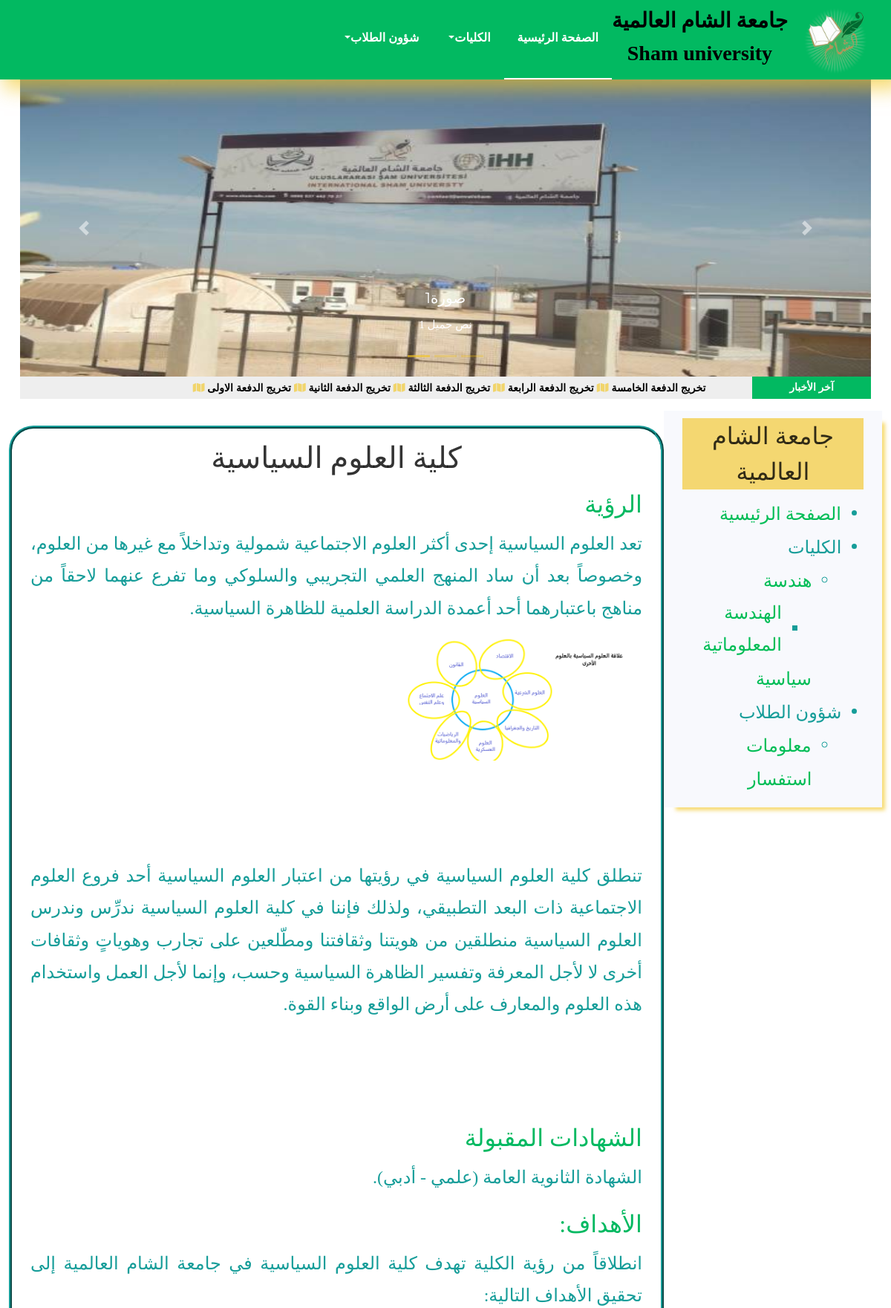
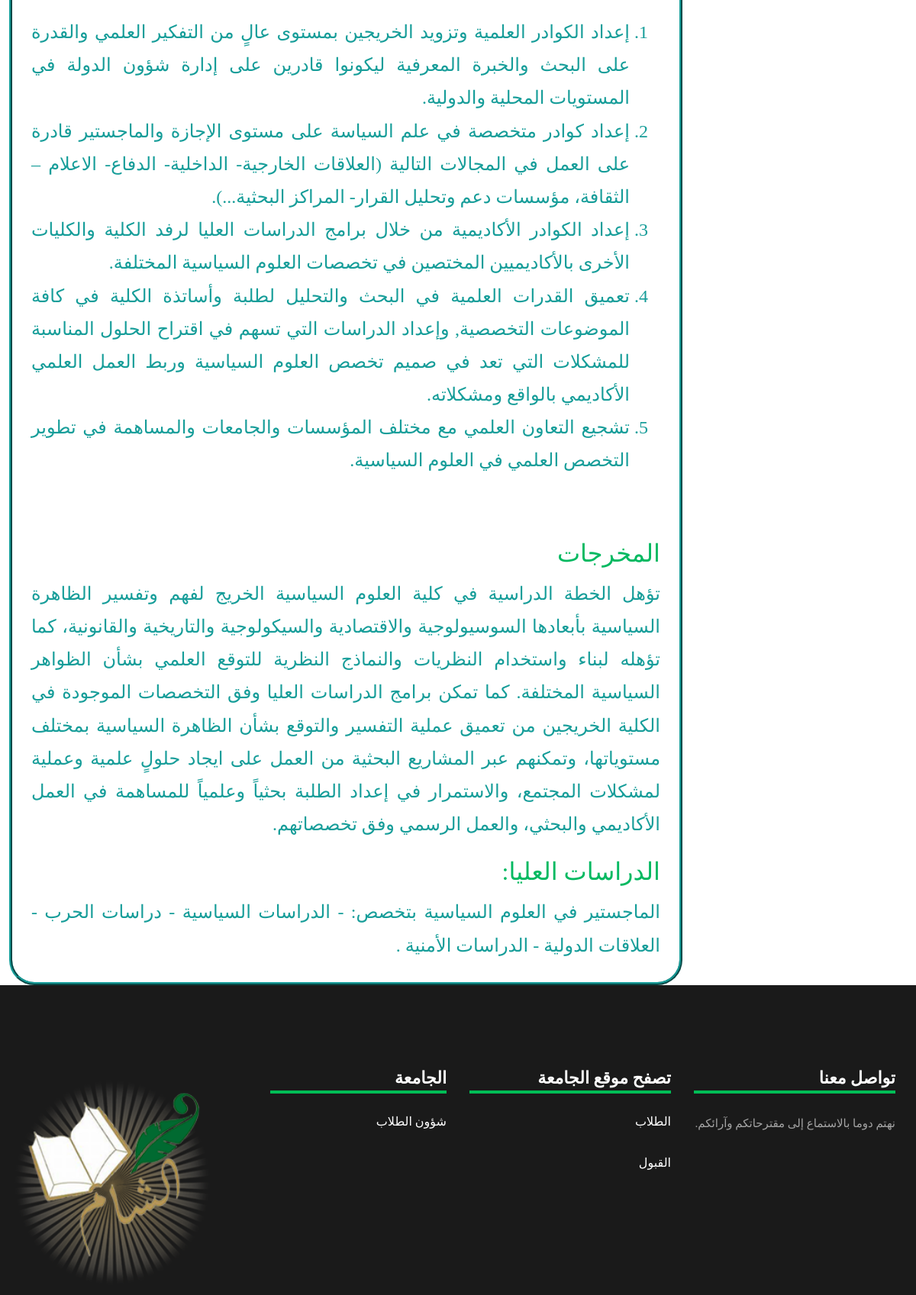
The page /nav15 (upper part) on the database its author committed (2 pictures, top to bottom).
### structure/models.py (models this page shows, shortened)
class NavBar(models.Model):
    NAVName = models.CharField(max_length=50)
    NAVHasFather = models.ForeignKey('self', on_delete=models.CASCADE, blank=True, null=True)
    NAVHtml = RichTextUploadingField( blank=True, null=True)
    NAVSlug = models.SlugField(blank=True, null=True)
    def __str__(self):
        return self.NAVName

class MotionImage(models.Model):
    MITitle = models.CharField(max_length=100, default="")
    MIDetail = models.TextField( blank=True, null=True)
    MIImage = models.ImageField(upload_to='motion/', blank=True, null=True)
    MIVisible = models.BooleanField()
    MIRelation = models.ForeignKey(NavBar, on_delete=models.CASCADE, blank=True, null=True)

class News(models.Model):
    NTitle = models.CharField(max_length=100, blank=True, null=True)
    NDetail = models.TextField( blank=True, null=True)
    NShort = models.TextField(blank=True, null=True)
    NImage = models.ImageField(upload_to='news/', blank=True, null=True)
    NDate = models.DateTimeField()

### structure/views.py (the view)
# urls.py: path('<slug:slug>', views.nav_detail, name='nav_detail'),
def nav_detail(request, slug):
    all_news = News.objects.all()
    news = all_news[::-1]
    short = []
    for item in news:
        if item.NShort != "":
            short.append(item.NShort)
    news_short = short[:5]
    nav_detail = NavBar.objects.get(NAVSlug=slug)
    nav = NavBar.objects.all()
    motion = MotionImage.objects.all()
    smotion = MotionImage.objects.filter(MIRelation=nav_detail)
    context = {'nav_detail': nav_detail, 'nav': nav, 'motion': motion, 'news_short': news_short, 'smotion': smotion}
    return render(request, 'structure/nav_detail.html', context)

### structure/templates/structure/nav_detail.html (shortened to what this page needs)
{% load static %}
<!DOCTYPE html>
<html lang="en">
  <head>
    <link rel="stylesheet" href="https://stackpath.bootstrapcdn.com/font-awesome/4.7.0/css/font-awesome.min.css">
    <link rel="stylesheet" href="{% static 'css/animate.css' %}">
    <link rel="stylesheet" href="{% static 'css/owl.carousel.min.css' %}">
    <link rel="stylesheet" href="{% static 'css/owl.theme.default.min.css' %}">
    <link rel="stylesheet" href="{% static 'css/magnific-popup.css' %}">
    <link rel="stylesheet" type="text/css" href="https://www.fontstatic.com/f=hanimation" />
    <link rel="stylesheet" type="text/css" href="https://www.fontstatic.com/f=alhurra" />
    <link rel="stylesheet" href="{% static 'css/bootstrap-datepicker.css' %}">
    <link rel="stylesheet" href="{% static 'css/jquery.timepicker.css' %}">
    <link rel="stylesheet" href="{% static 'css/flaticon.css' %}">
	<link rel="stylesheet" href="{% static 'css/style.css' %}">
	<link rel="stylesheet" href="{% static 'css/hover.css' %}" media="all">
    </head>
    <body>
     <nav class="navbar navbar-expand-lg navbar-dark ftco_navbar bg-dark ftco-navbar-light nav_myedit" style="box-shadow: 10px 8px 24px 5px #f3c623a3;
     " id="ftco-navbar" dir="rtl">
         <div class="container">
             <img src="{% static 'logo.png' %}" height="100px">
             <a class="navbar-brand text-center " href="index.html"><p class="mt-2" style="font-family: 'alhurra';">جامعة الشام العالمية</p><p style="font-family: 'alhurra';">Sham university</p></a>
             <div class="collapse navbar-collapse" id="ftco-nav">
	        		    <div class="navbar-nav ml-auto" >
                            <li class="nav-item active " ><a style="font-size: medium; font-family: 'alhurra';" class="nav-link "href="{% url 'structures:struct' %}">الصفحة الرئيسية</a></li>
                            {% for n in nav %}
                                {% if not n.NAVHasFather %}
                                    <li class="nav-item dropdown"><a class="nav-link dropdown-toggle" style="cursor: pointer;font-size: medium; font-family: 'alhurra' ; text-align: right;"  >
                                        {{n.NAVName}}</a>
                                    </li>
                                {% endif %}
                            {% endfor %}
                        </div>
                    </div>
         </div>
 </nav>
	<div class="container text-center">
		<div id="carouselExampleCaptions" class="carousel slide" data-ride="carousel">
            {% if smotion.count > 0 %}
                <ol class="carousel-indicators">
                    {% for m in smotion %}
                        {% if m.MIVisible == True and m.MIImage %}
                            {% if smotion.first == m %}
                                <li data-target="#carouselExampleCaptions"  class="active"></li>
                            {% else %}
                                <li data-target="#carouselExampleCaptions"  ></li>
                            {% endif %}
                        {% endif %}
                    {% endfor %}
                </ol>
                <div class="carousel-inner">
                    {% for m in smotion %}
                        {% if m.MIVisible == True and m.MIImage %}
                            {% if smotion.first == m %}
                                <div class="carousel-item active">
                            {% else %}
                                <div class="carousel-item ">
                            {% endif %}
                                    <img src="{{m.MIImage.url}}" class="d-block w-100 " alt="...">
                                    <div class="carousel-caption d-none d-md-block">
                                        <h5 style="color: white;">{{m.MITitle}}</h5>
                                        <p>{{m.MIDetail}}</p>
                                    </div>
                                </div>
                        {% endif %}
                    {% endfor %}
            {% else %}
                <ol class="carousel-indicators">
                    {% for m in motion %}
                        {% if m.MIVisible == True and m.MIImage and m.MIRelation == None %}
                            {% if motion.first == m %}
                                <li data-target="#carouselExampleCaptions"  class="active"></li>
                            {% else %}
                                <li data-target="#carouselExampleCaptions"  ></li>
                            {% endif %}
                        {% endif %}
                    {% endfor %}
                </ol>
                <div class="carousel-inner">
                    {% for m in motion %}
                        {% if m.MIVisible == True and m.MIImage and m.MIRelation == None %}
                            {% if motion.first == m %}
                                <div class="carousel-item active">
                            {% else %}
                                <div class="carousel-item ">
                            {% endif %}
                                    <img src="{{m.MIImage.url}}" class="d-block w-100 " alt="...">
                                    <div class="carousel-caption d-none d-md-block">
                                        <h5 style="color: white;">{{m.MITitle}}</h5>
                                        <p>{{m.MIDetail}}</p>
                                    </div>
                                </div>
                        {% endif %}
                    {% endfor %}
            {% endif %}
			</div>
			<a class="carousel-control-prev" href="#carouselExampleCaptions" role="button" data-slide="prev">
				<span class="carousel-control-prev-icon" aria-hidden="true"></span>
			</a>
			<a class="carousel-control-next" href="#carouselExampleCaptions" role="button" data-slide="next">
			  	<span class="carousel-control-next-icon" aria-hidden="true"></span>
			</a>
		</div>
		<div class="onoffswitch3">
			<label class="onoffswitch3-label" for="myonoffswitch3">
				<span class="onoffswitch3-inner">
					<span class="onoffswitch3-active">
							<marquee class="scroll-text" direction="right" >
                                {% for sn in news_short %}
                                    <span class="icon fa fa-map" style="color: #f3c623a3;"></span>
                                    {{ sn }}
                                {% endfor %}
                            </marquee>
						<span class="onoffswitch3-switch" style="  font-family: 'hanimation';">آخر الأخبار</span>
					</span>
				</span>
			</label>
		</div>
		<div class="row pt-2"  dir="rtl">
			<div class="col-lg-3 bg-light" style="box-shadow: 10px 10px 5px -6px #f3c623a3; height: 50%; margin-bottom: 33px;">
				<div class="sidebar" ><h2 style="font-family: 'hanimation';">جامعة الشام العالمية</h2></div>
				<ul style="font-size: x-large; color: #02b961;">
                    <li><a href="{% url 'structures:struct' %}" class="hvr-backward">الصفحة الرئيسية</a></li>
                    {% for n in nav %}
                        {% if not n.NAVHasFather %}
					<li><a class="hvr-backward" style="cursor: pointer;">{{n.NAVName}}</a>
                            <ul>
                                <li>
                                    {% for n1 in nav %}
                                        {% if n1.NAVHasFather == n %}
                                            <a class="hvr-backward" href="{% url 'structures:nav_detail' n1.NAVSlug %}" style="cursor: pointer;">{{n1}}</a>
                                            <ul >
                                                    {% for n2 in nav %}
                                                        {% if n2.NAVHasFather == n1 %}
                                                            <li><a class="hvr-backward" href="{% url 'structures:nav_detail' n2.NAVSlug %}">{{n2}}</a></li>
                                                        {% endif %}
                                                    {% endfor %}
                                                </ul>
                                        {% endif %}
                                    {% endfor %}
                                </li>
                            </ul>
                    {% endif %}
                        {% endfor %}
                    </li>
				</ul>
            </div>
        {% if nav_detail.NAVHtml != None %}
            <div class="col-lg-9" style="border: 4px ridge #169D99;border-radius: 33px; background-color: white; margin-top: 20px;">
                <article style=" padding: 10px; " class="eng_article">
                   <div class="art"> {{ nav_detail.NAVHtml|safe }} </div>
                </article>
            </div>
        {% endif %}
       </div>
	</div>
    <footer class="footer" dir="rtl">
		<div class="container" dir="rtl">
			<div class="row">
				<div class="col-md-6 col-lg-3 mb-4 mb-md-0" dir="rtl">
					<h2 class="footer-heading" style="font-family: 'alhurra';">تواصل معنا</h2>
					<p style="text-align: right;">نهتم دوما بالاستماع إلى مقترحاتكم وآرائكم.</p>
					<ul class="ftco-footer-social p-0">
            		</ul>
				</div>
				<div class="col-md-6 col-lg-3 mb-4 mb-md-0" dir="rtl">
					<h2 class="footer-heading" style="font-family: 'alhurra';">تصفح موقع الجامعة</h2>
					<div class="block-21 mb-4 d-flex" >
            			<div class="text" >
                			<h3 class="heading" style="text-align: right;" ><a href="#">الطلاب</a></h3>
              			</div>
            		</div>
            		<div class="block-21 mb-4 d-flex">
            			<div class="text">
                			<h3 class="heading" style="text-align: right; "><a href="#">القبول</a></h3>
             			</div>
            		</div>
				</div>
				<div class="col-md-6 col-lg-3 pl-lg-5 mb-4 mb-md-0">
					<h2 class="footer-heading" style="font-family: 'alhurra';">الجامعة</h2>
					<div class="block-21 mb-4 d-flex" >
            			<div class="text" >
                			<h3 class="heading" style="text-align: right;  "><a href="#">شؤون الطلاب</a></h3>
              			</div>
            		</div>
				</div>
				<div class="col-md-6 col-lg-3 mb-4 mb-md-0 text-center">
					<img src="{% static 'logo.png' %}" height="300px">
 				</div>
			</div>
		</div>
	</footer>
</body>
</html>

### structure/templates/structure/nav_detail.html (style rules this page uses)
@media (min-width: 800px) { .container { max-width: 98%; } }

### rows shown on the page
NavBar: NAVName "الكليات"
NavBar: NAVName "شؤون الطلاب"
MotionImage: MIVisible True (drawn), MIImage (picture), MITitle "صورة1", MIDetail "نص جميل 1"
MotionImage: MIVisible True (drawn)
MotionImage: MIVisible True (drawn)
News: news_short "تخريج الدفعة الخامسة"
News: news_short "تخريج الدفعة الرابعة"
News: news_short "تخريج الدفعة الثالثة"
News: news_short "تخريج الدفعة الثانية"
News: news_short "تخريج الدفعة الاولى"
NavBar: NAVName "هندسة"
NavBar: NAVName "الهندسة المعلوماتية"
NavBar: NAVName "سياسية", NAVHtml "كلية العلوم السياسية الرؤية تعد العلوم السياسية إحدى أكثر العلوم الاجتماعية شمولية وتداخلاً مع غيرها من العلوم، وخصوصاً بعد أن ساد المنهج العلمي التجريبي والسلوكي وما تفرع عنهما لاحقاً من مناهج باعتبارهما أحد أعمدة الدراسة العلمية للظاهرة السياسية. تنطلق كلية العلوم السياسية في رؤيتها من اعتبار العلوم السياسية أحد فروع العلوم الاجتماعية ذات البعد التطبيقي، ولذلك فإننا في كلية العلوم السياسية ندرِّس وندرس العلوم السياسية منطلقين من هويتنا وثقافتنا ومطّلعين على تجارب وهوياتٍ وثقافات أخرى لا لأجل المعرفة وتفسير الظاهرة السياسية وحسب، وإنما لأجل العمل واستخدام هذه العلوم والمعارف على أرض الواقع وبناء القوة. الشهادات المقبولة الشهادة الثانوية العامة (علمي - أدبي). الأهداف: انطلاقاً من رؤية…", NAVHtml (picture)
NavBar: NAVName "معلومات"
NavBar: NAVName "استفسار"
